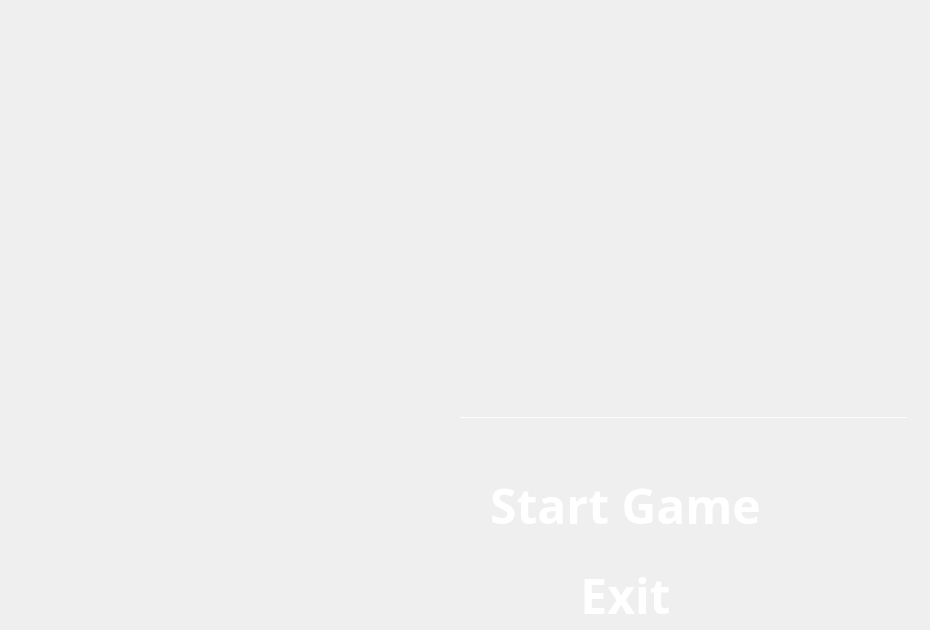
    <widget class="QWidget" name="page0">
     <widget class="QLabel" name="logo_label">
      <property name="geometry">
       <rect>
        <x>400</x>
        <y>130</y>
        <width>451</width>
        <height>261</height>
       </rect>
      </property>
      <property name="autoFillBackground">
       <bool>false</bool>
      </property>
      <property name="text">
       <string/>
      </property>
      <property name="pixmap">
       <pixmap resource="resources.qrc">:/D:/DS Project Stuff/Images/logo.png</pixmap>
      </property>
      <property name="scaledContents">
       <bool>false</bool>
      </property>
     </widget>
     <widget class="QLabel" name="line_label">
      <property name="geometry">
       <rect>
        <x>460</x>
        <y>400</y>
        <width>461</width>
        <height>21</height>
       </rect>
      </property>
      <property name="styleSheet">
       <string notr="true">color:rgb(255, 255, 255)</string>
      </property>
      <property name="text">
       <string>___________________________________________________________________</string>
      </property>
     </widget>
     <widget class="QPushButton" name="menustart_button">
      <property name="geometry">
       <rect>
        <x>450</x>
        <y>480</y>
        <width>351</width>
        <height>51</height>
       </rect>
      </property>
      <property name="font">
       <font>
        <family>Probert</family>
        <pointsize>36</pointsize>
        <bold>true</bold>
       </font>
      </property>
      <property name="focusPolicy">
       <enum>Qt::StrongFocus</enum>
      </property>
      <property name="styleSheet">
       <string notr="true">QPushButton {
border-top-right-radius:15;
border-bottom-right-radius:15;
border-top-left-radius:15;
border-bottom-left-radius:15;
color: rgb(255, 255, 255);
}
QPushButton:hover {
background-color: rgb(27, 177, 152);
}

</string>
      </property>
      <property name="text">
       <string>Start Game</string>
      </property>
      <property name="checkable">
       <bool>false</bool>
      </property>
      <property name="flat">
       <bool>false</bool>
      </property>
     </widget>
     <widget class="QPushButton" name="menuexit_button">
      <property name="geometry">
       <rect>
        <x>450</x>
        <y>570</y>
        <width>351</width>
        <height>51</height>
       </rect>
      </property>
      <property name="font">
       <font>
        <family>Probert</family>
        <pointsize>36</pointsize>
        <bold>true</bold>
       </font>
      </property>
      <property name="focusPolicy">
       <enum>Qt::StrongFocus</enum>
      </property>
      <property name="styleSheet">
       <string notr="true">QPushButton {
border-top-right-radius:15;
border-bottom-right-radius:15;
border-top-left-radius:15;
border-bottom-left-radius:15;
color: rgb(255, 255, 255);
}
QPushButton:hover {

background-color: rgb(27, 177, 152);
 }

</string>
      </property>
      <property name="text">
       <string>Exit</string>
      </property>
      <property name="checkable">
       <bool>false</bool>
      </property>
      <property name="flat">
       <bool>false</bool>
      </property>
     </widget>
    </widget>
